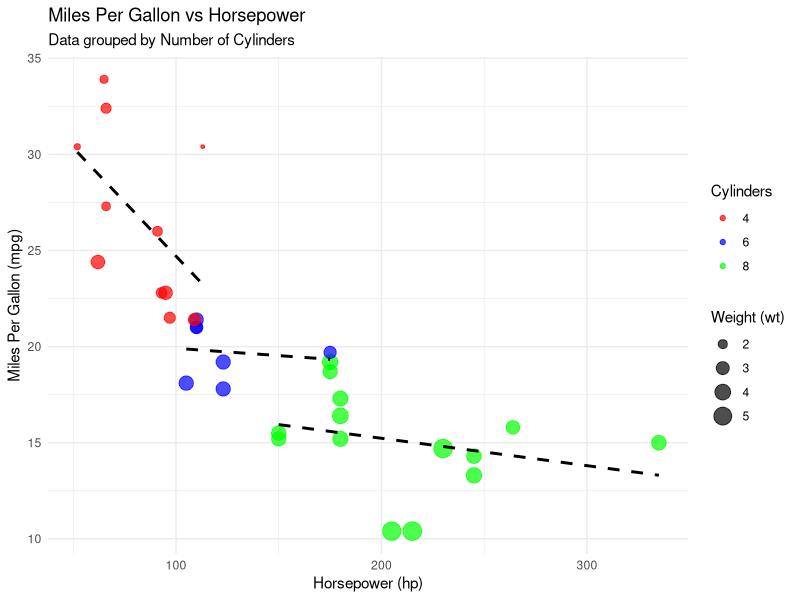

Reproduce this figure in R.
## ---- chunk 1
library(ggplot2)
library(dplyr)
## ---- chunk 2
data(mtcars) # Load dataset
head(mtcars) # Display first few rows
## ---- chunk 3
summary(mtcars)
## ---- chunk 4

ggplot(mtcars, aes(x = hp, y = mpg, color = factor(cyl))) +
  geom_point(aes(size = wt), alpha = 0.7) +  # Apply size only to points
  geom_smooth(aes(group = factor(cyl)), method = "lm", se = FALSE, linetype = "dashed", color = "black", linewidth = 1) +  # Fix group issue
  labs(
    title = "Miles Per Gallon vs Horsepower",
    subtitle = "Data grouped by Number of Cylinders",
    x = "Horsepower (hp)",
    y = "Miles Per Gallon (mpg)",
    color = "Cylinders",
    size = "Weight (wt)"
  ) +
  theme_minimal() +  # Clean theme
  scale_color_manual(values = c("red", "blue", "green"))  # Custom color scheme


